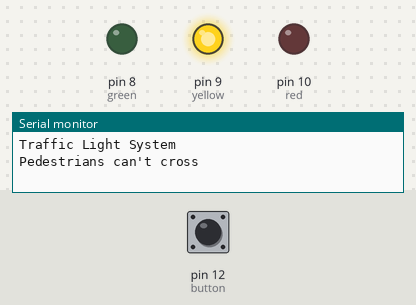
This sketch was run on a simulated Arduino Uno, built with avr-gcc and run on an emulated ATmega328P. Shown: output pins drawn as LEDs (lit = HIGH), the last lines printed to the serial monitor. Inputs (shaded band) come from the test bench; at power-on: pin 12 (button) LOW.

Above: at 0.1 s.
At 18.0 s:
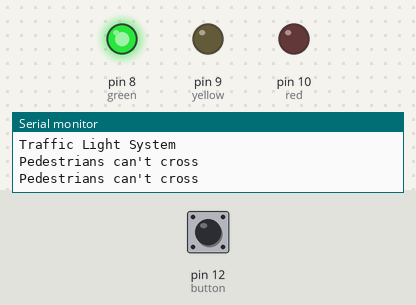
18.1 s: pin 12 (button) pulled HIGH for 3 s
At 23.3 s:
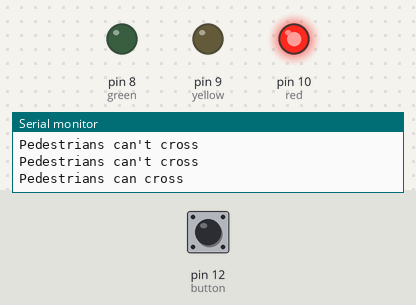
Timing chart, 0 to 41.1 s (numbered marks = the images above; inputs shaded):
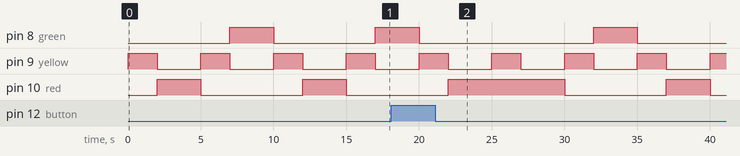

Measured:
- by itself, pin 9 (yellow): alternates HIGH for 2.0 s and LOW for 3.0 s

The sketch:

Traffic_Light_System.ino
```cpp
//Pin Declarations
const int button = 12;  // Button connected to Digital Pin 12
const int red = 10;     // Red LED connected to Digital Pin 10
const int yellow = 9;   // Orange LED connected to Digital Pin 9
const int green = 8;    // Green LED connected to Digital Pin 8

int button_state = 0;   // To store the state of the pushbutton

void setup()
{

    pinMode(red, OUTPUT);
    pinMode(yellow, OUTPUT);
    pinMode(green, OUTPUT);

    pinMode(button, INPUT);
    Serial.begin (9600);
    Serial.println ("Traffic Light System");
}
void loop()
{
  button_state = digitalRead(button);
    if (button_state == HIGH)
    {
      changeLights();
    }
    else
    {
      Serial.println("Pedestrians can't cross");
      normalLights();

    }
}

//Change Lights when button is pressed
void changeLights()
{

    digitalWrite(green, LOW);
    digitalWrite(yellow, HIGH);
    delay(2000);
    digitalWrite(yellow, LOW);
    digitalWrite(red, HIGH);
    Serial.println("Pedestrians can cross");
    delay(3000);
}

void normalLights()
{
  digitalWrite(yellow, HIGH);
  delay(2000);
  digitalWrite(yellow, LOW);
  digitalWrite(red, HIGH);
  delay(3000);
  digitalWrite(red, LOW);
  digitalWrite(yellow, HIGH);
  delay(2000);
  digitalWrite(yellow, LOW);
  digitalWrite(green, HIGH);
  delay(3000);
  digitalWrite(green, LOW);
}
```
